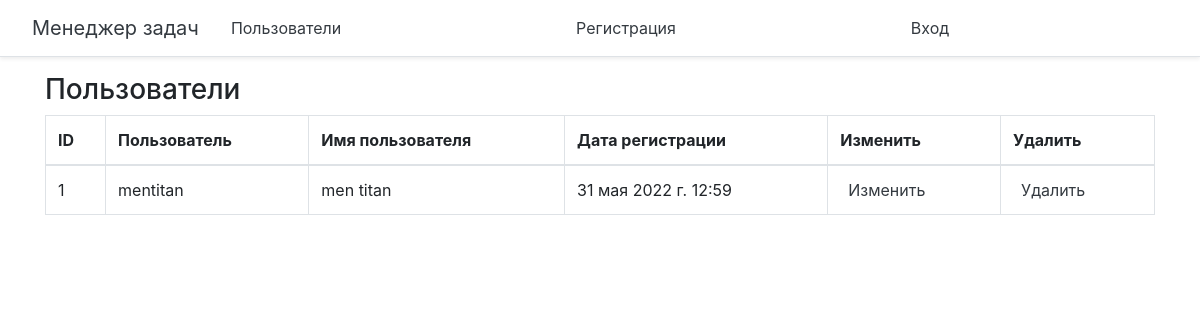
The app's page /users/, older data.
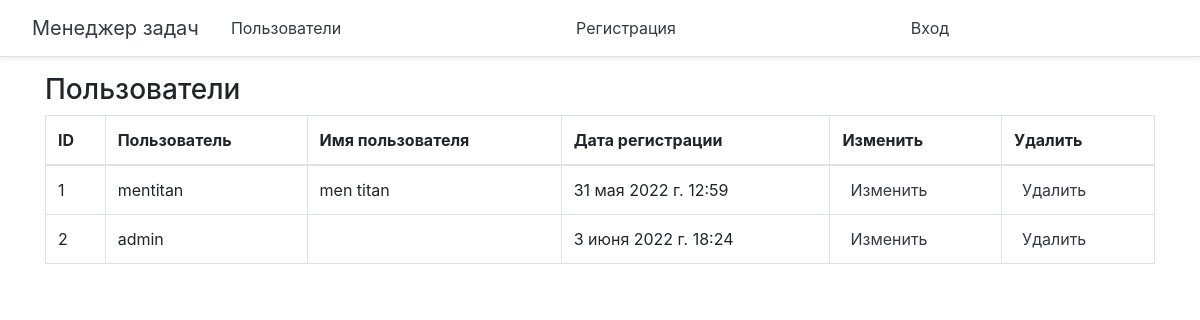
The same page, newer data.
### app/models.py (models this page shows)
class User(AbstractUser):
    def __str__(self):
        return self.get_full_name()

### app/views.py (the view)
# urls.py: path('users/', UsersList.as_view(), name='users'),
class UsersList(ListView):
    model = get_user_model()
    template_name = 'users/users.html'
    context_object_name = 'users'

### task_manager/templates/users/users.html (shortened to what this page needs)
{% extends 'base.html' %}
{% load bootstrap4 %}
{% load i18n %}
{% block content %}
<div>
  <h3>{% trans "Users" %}</h3>
  <table class='table table-hover table-bordered'>
    <thead>
    <tr>
      <th scope="col">ID</th>
      <th scope="col">{% trans 'User' %}</th>
      <th scope="col">{% trans 'username' %}</th>
      <th scope="col">{% trans 'registration date' %}</th>
      <th scope="col">{% trans 'edit' %}</th>
      <th scope="col">{% trans 'delete' %}</th>
    </tr>
    </thead>
    <tbody>
    {% for user in users %}
      <tr>
        <td>{{user.id}}</td>
        <td>{{user.username}}</td>
        <td>{{user.get_full_name}}</td>
        <td>{{user.date_joined}}</td>
        <td>
           <a class="p-2 text-dark" href="{% url 'edit_user' user.id %}">{% trans "edit" %}</a>
        </td>
        <td>
           <a class="p-2 text-dark" href="{% url 'delete_user' user.id %}">{% trans "delete" %}</a>
        </td>
      </tr>
    {% endfor %}
    </tbody>
  </table>
</div>
{% endblock %}

Row changes from the older to the newer data that the page shows:
added User: id "2", username "admin", date_joined "3 июня 2022 г. 18:24"
